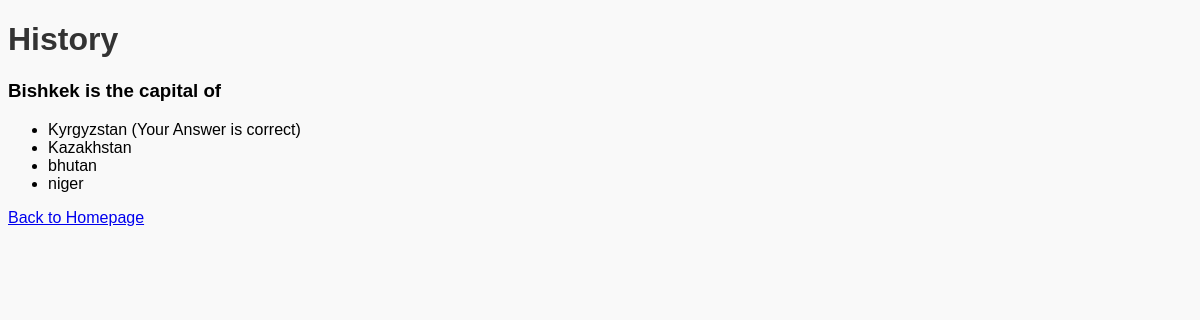
/history/27/ (signed in), run on the app's committed database.
### quizapp/models.py (models this page shows, shortened)
class History(models.Model):
    user = models.ForeignKey(User, on_delete=models.CASCADE)
    quiz = models.ForeignKey(Quiz, on_delete=models.CASCADE)
    score = models.IntegerField()
    date_taken = models.DateTimeField(auto_now_add=True)

class Quiz(models.Model):
    name = models.CharField(max_length=255)
    creator = models.ForeignKey(User, on_delete=models.CASCADE)

class Question(models.Model):
    quiz = models.ForeignKey(Quiz, on_delete=models.CASCADE)
    text = models.CharField(max_length=255)

class Option(models.Model):
    question = models.ForeignKey(Question, on_delete=models.CASCADE)
    text = models.CharField(max_length=255)
    is_correct = models.BooleanField(default=False)

### quizapp/views.py (the view)
# urls.py: path('history/<int:history_id>/', views.quiz_history_detail, name='quiz_history_detail'),
@login_required
def quiz_history_detail(request, history_id):
    history = get_object_or_404(History, id=history_id)
    questions = history.quiz.question_set.all()
    user_answers = UserAnswer.objects.filter(which_history=history)
    user_answers_dict = {ua.u_answer.question.id: ua.u_answer for ua in user_answers}
    return render(request, 'quiz_history_detail.html', {
        'history': history,
        'questions': questions,
        'user_answers': user_answers_dict,  # This is now keyed by question ID
    })

### quizapp/templatetags/custom_tags.py (called while the page is built)
@register.filter
def get_item(dictionary, key):
    return dictionary.get(key)

### quizapp/templates/quiz_history_detail.html (shortened to what this page needs)
{% load custom_tags %}
<!DOCTYPE html>
<html>
<head>
</head>
<body>
    <h1>{{ history.quiz.name }}</h1>
    {% for question in questions %}
    <h3>{{ question.text }}</h3>
    <ul>
        {% for option in question.option_set.all %}
            <li>
                {{ option.text }}
                {% if option == user_answers|get_item:question.id %}
                    {% if option.is_correct %}
                        (Your Answer is correct)
                    {% else %}
                        (Your Answer is incorrect)
                    {% endif %}
                {% elif option.is_correct %}
                    (Correct answer)
                {% endif %}
            </li>
        {% endfor %}
    </ul>
    {% endfor %}
    <a href="{% url 'homepage' %}">Back to Homepage</a>
</body>
</html>

### quizapp/templates/quiz_history_detail.html (style rules this page uses)
body { background-color: #f9f9f9; font-family: Arial, sans-serif; }
h1 { color: #333333; }

### data on the page
History: quiz.name "History"
Question: text "Bishkek is the capital of"
Option: text "Kyrgyzstan", is_correct "(Your Answer is correct)"
Option: text "Kazakhstan"
Option: text "bhutan"
Option: text "niger"
